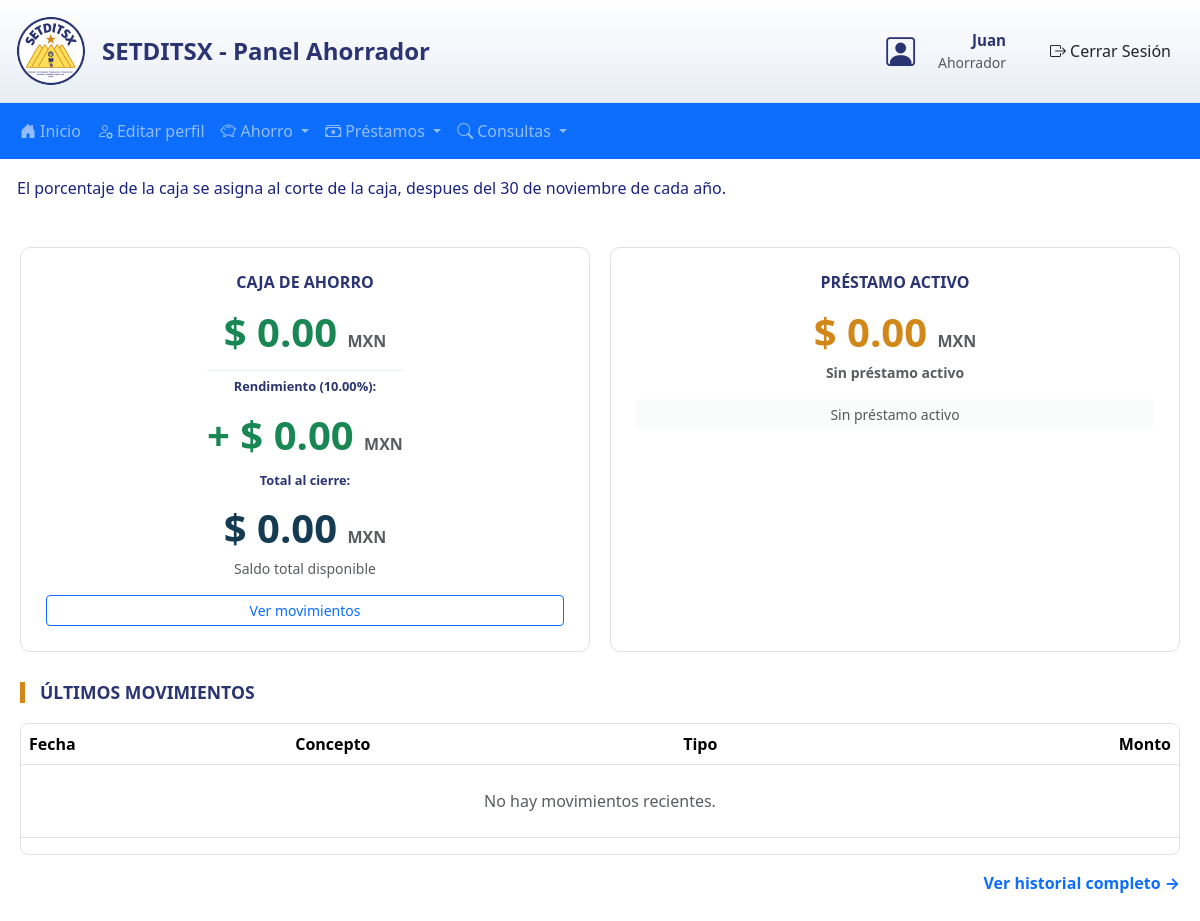
The app's page /Usuario/panelAhorrador.php (signed in) with its own data.
### tables this page shows
CREATE TABLE IF NOT EXISTS ahorro (
    id_ahorro INT NOT NULL AUTO_INCREMENT,
    monto_ahorrado DECIMAL(10,2) NOT NULL DEFAULT 0.00,
    id_usuario INT NOT NULL,
    PRIMARY KEY (id_ahorro),
    CONSTRAINT fk_usuario_ahorro FOREIGN KEY(id_usuario)
        REFERENCES usuario(id_usuario)
        ON UPDATE CASCADE
        ON DELETE RESTRICT
);

CREATE TABLE IF NOT EXISTS datos_sistema (
    id_datos INT NOT NULL AUTO_INCREMENT,
    nombre_director VARCHAR(200) DEFAULT NULL,
    periodo VARCHAR(50) DEFAULT NULL,
    nombre_enc_personal VARCHAR(200) DEFAULT NULL,
    PRIMARY KEY (id_datos)
);

### includes/user_functions.php (called while the page is built, shortened)
<?php
function get_user_name() {
    return htmlspecialchars($_SESSION['nombre']);
}
function get_user_role_text() {
    $roles = [
        1 => 'Ahorrador',
        2 => 'Administrador',
        3 => 'SuperUsuario'
    ];
    return isset($roles[$_SESSION['id_rol']]) ? $roles[$_SESSION['id_rol']] : 'Usuario';
}
?>

### includes/Usuario/logica_panel.php (called while the page is built, shortened)
<?php
try {
    $sql = "SELECT rendimiento_anual_ahorros FROM datos_sistema LIMIT 1";
    $stmt = $pdo->prepare($sql);
    $stmt->execute();
    $resultado = $stmt->fetch(PDO::FETCH_ASSOC);
    if ($resultado) {
        $porcentaje_Rendimiento = $resultado['rendimiento_anual_ahorros'];
    }
} catch (PDOException $e) {
    error_log("Error al obtener rendimiento: " . $e->getMessage());
}
?>

### Usuario/panelAhorrador.php (the view, shortened to what this page needs)
<?php
require_once '../includes/init.php';
require_once '../includes/Usuario/logica_panel.php';
$id_usuario = $_SESSION['id_usuario'];
$stmt = $pdo->prepare("SELECT monto_ahorrado FROM ahorro WHERE id_usuario = :id");
$stmt->execute([':id' => $id_usuario]);
$ahorro = $stmt->fetch(PDO::FETCH_ASSOC);
$saldo_total = $ahorro ? $ahorro['monto_ahorrado'] : 0.00;
$tieneSolicitud = false;
$esPendiente = false;
$montoMostrar = 0;
$textoEstado = "Sin préstamo activo";
$claseEstado = "text-muted";
?>
<!doctype html>
<html lang="es">
<head>
    <link rel="stylesheet" href="../css/estilo_ahorrador.css">
    <link rel="stylesheet" href="../css/bootstrap/bootstrap.min.css">
    <link rel="stylesheet" href="../css/Bootstrap-icons/font/Bootstrap-icons.min.css">
</head>
<body>
    <div class="header d-flex justify-content-between align-items-center p-3 border-bottom bg-light">
        <div class="d-flex align-items-center">
            <img src="../img/LogoChico.png" alt="SETDITSX" width="70" class="me-3" />
            <h4 class="mb-0">SETDITSX - Panel Ahorrador</h4>
        </div>
        <div class="user-info d-flex align-items-center">
            <i class="bi bi-person-square user-icon me-2"></i>
            <div class="user-details me-3 text-end">
                <p class="user-name mb-0">
                    <?php echo htmlspecialchars(get_user_name()); ?>
                </p>
                <small class="text-muted">
                    <?php echo htmlspecialchars(get_user_role_text()); ?>
                </small>
            </div>
            <form action="../logout.php" method="POST" style="display:inline;">
                <button type="submit" class="btn btn-logout" onclick="return confirm('¿Deseas cerrar sesión?')">
                    <i class="bi bi-box-arrow-right me-1"></i>Cerrar Sesión
                </button>
            </form>
        </div>
    </div>
    <nav class="navbar navbar-expand-lg navbar-dark bg-primary">
        <div class="container-fluid">
            <div class="collapse navbar-collapse" id="navbarAhorrador">
                <ul class="navbar-nav me-auto mb-2 mb-lg-0">
                    <li class="nav-item">
                        <a class="nav-link" href="../includes/redirect_inicio.php">
                            <i class="bi bi-house-door-fill me-1"></i>Inicio
                        </a>
                    </li>
                    <?php if (isset($_SESSION['id_rol']) && $_SESSION['id_rol'] == 1): ?>
                    <li class="nav-item">
                        <a class="nav-link <?php if(basename($_SERVER['PHP_SELF'])=='editar_perfil.php') echo 'active'; ?>"
                            href="editar_perfil.php">
                            <i class="bi bi-person-gear me-1"></i>Editar perfil
                        </a>
                    </li>
                    <?php endif; ?>
                    <li class="nav-item dropdown">
                        <a class="nav-link dropdown-toggle" href="#" role="button" data-bs-toggle="dropdown"
                            aria-expanded="false">
                            <i class="bi bi-piggy-bank me-1"></i>Ahorro
                        </a>
                    </li>
                    <li class="nav-item dropdown">
                        <a class="nav-link dropdown-toggle" href="#" role="button" data-bs-toggle="dropdown"
                            aria-expanded="false">
                            <i class="bi bi-cash-stack me-1"></i>Préstamos
                        </a>
                    </li>
                    <li class="nav-item dropdown">
                        <a class="nav-link dropdown-toggle" href="#" role="button" data-bs-toggle="dropdown"
                            aria-expanded="false">
                            <i class="bi bi-search me-1"></i>Consultas
                        </a>
                    </li>
                </ul>
            </div>
        </div>
    </nav>
    <div style="color: #1a237e;" class="alert d-flex align-items-center" role="alert">
        <div>
            El porcentaje de la caja se asigna al corte de la caja, despues del 30 de noviembre de cada año.
        </div>
    </div>
    <div class="main-container">
        <div class="dashboard-cards">
            <div class="info-card">
                <h6 class="card-label">CAJA DE AHORRO</h6>
                <div class="card-amount amount-success">
                    $ <?php echo number_format($saldo_total, 2); ?> <span class="fs-6 text-muted">MXN</span>
                    <?php
             $mes_actual = date('n');
             if ($mes_actual == 12):
             ?>
                    <hr class="my-2" style="opacity: 0.1">
                    <h6 class="card-label" style="font-size: 0.8rem;">Rendimiento
                        (<?php echo $porcentaje_Rendimiento; ?>%):</h6>
                    <div class="text-success fw-bold">
                        <?php
                        $ganancia = ($saldo_total * $porcentaje_Rendimiento) / 100;
                        echo '+ $ ' . number_format($ganancia, 2);
                    ?>
                        <span class="fs-6 text-muted">MXN</span>
                    </div>
                    <h6 class="card-label mt-2" style="font-size: 0.8rem;">Total al cierre:</h6>
                    <div class="fw-bold" style="color: #153b52;">
                        $ <?php echo number_format($saldo_total + $ganancia, 2); ?>
                        <span class="fs-6 text-muted">MXN</span>
                    </div>
                    <?php endif; ?>
                </div>
                <div class="text-muted small">Saldo total disponible</div>
                <a href="movimientos.php" class="btn btn-outline-primary mt-3 btn-sm w-100">Ver movimientos</a>
            </div>
            <div class="info-card" style="<?php echo $esPendiente ? 'border: 1px solid #0d6efd;' : ''; ?>">
                <h6 class="card-label">
                    <?php echo $esPendiente ? 'ESTADO SOLICITUD' : 'PRÉSTAMO ACTIVO'; ?>
                </h6>
                <div class="card-amount <?php echo $esPendiente ? 'text-primary' : 'amount-warning'; ?>">
                    $ <?php echo number_format($montoMostrar, 2); ?> <span class="fs-6 text-muted">MXN</span>
                </div>
                <div class="small fw-bold <?php echo $claseEstado; ?>">
                    <?php echo $textoEstado; ?>
                </div>
                <?php if ($tieneSolicitud): ?>
                <a href="Estado_Prestamo.php" class="btn btn-outline-primary mt-3 btn-sm w-100">
                    <?php echo $esPendiente ? 'Ver estado de revisión' : 'Consultar detalles'; ?>
                </a>
                <?php else: ?>
                <button class="btn btn-light mt-3 btn-sm w-100" disabled>Sin préstamo activo</button>
                <?php endif; ?>
            </div>
        </div>
        <section>
            <h6 class="section-title">ÚLTIMOS MOVIMIENTOS</h6>
            <div class="table-container">
                <table class="table">
                    <thead>
                        <tr>
                            <th>Fecha</th>
                            <th>Concepto</th>
                            <th>Tipo</th>
                            <th class="text-end">Monto</th>
                        </tr>
                    </thead>
                    <tbody>
                        <?php if (!empty($movimientos)): ?>
                        <?php foreach ($movimientos as $mov):
                           $es_ingreso = ($mov['id_tipo_movimiento'] == 1);
                           $clase_monto = $es_ingreso ? 'text-success' : 'text-danger';
                           $signo = $es_ingreso ? '+' : '-';
                           $badge_bg = $es_ingreso ? 'bg-success' : 'bg-warning text-dark';
                       ?>
                        <tr>
                            <td><?php echo date("d/m/Y", strtotime($mov['fecha'])); ?></td>
                            <td><?php echo htmlspecialchars($mov['concepto']); ?></td>
                            <td>
                                <span class="badge badge-tipo <?php echo $badge_bg; ?>">
                                    <?php echo htmlspecialchars($mov['etiqueta_tipo'] ?? 'Sin Asignar'); ?>
                                </span>
                            </td>
                            <td class="text-end fw-bold <?php echo $clase_monto; ?>">
                                <?php echo $signo . '$' . number_format($mov['monto'], 2); ?>
                            </td>
                        </tr>
                        <?php endforeach; ?>
                        <?php else: ?>
                        <tr>
                            <td colspan="4" class="text-center py-4 text-muted">No hay movimientos recientes.</td>
                        </tr>
                        <?php endif; ?>
                    </tbody>
                </table>
            </div>
            <div class="mt-3 text-end">
                <a href="historial_completo.php" class="text-primary fw-bold text-decoration-none"> Ver historial
                    completo &rarr;</a>
            </div>
        </section>
    </div>
</body>
</html>

### css/estilo_ahorrador.css (style rules this page uses)
:root { --primary-blue: #2a3472; --primary-dark: #1e2660; --accent-gold: #d18819; --accent-gold-dark: #b07215; --text-dark: #333333; --text-muted: #6c757d; --bg-body: #f5f7fa; --white: #ffffff; --success: #198754; --danger: #dc3545; --warning: #ffc107; }
body { background-color: var(--bg-body); font-family: 'Segoe UI', system-ui, -apple-system, Arial, sans-serif; color: var(--text-dark); margin: 0; padding-bottom: 40px; }
a { text-decoration: none; }
.header { background: linear-gradient(to bottom, #ffffff, #e8edf5); padding: 15px 40px; border-bottom: 2px solid var(--primary-blue); display: flex; justify-content: space-between; align-items: center; box-shadow: 0 2px 10px rgba(0,0,0,0.05); }
.header h4 { color: var(--primary-blue); font-weight: bold; margin: 0; }
.user-info { display: flex; align-items: center; gap: 15px; }
.user-details { display: flex; flex-direction: column; align-items: flex-end; }
.user-name { font-weight: 600; margin: 0; color: var(--primary-blue); font-size: 0.95rem; }
.user-icon { font-size: 1.8rem; color: var(--primary-blue); }
.main-container { max-width: 1200px; margin: 30px auto; padding: 0 20px; }
.section-title { font-weight: 700; color: var(--primary-blue); margin-top: 30px; margin-bottom: 15px; font-size: 1.1rem; border-left: 5px solid var(--accent-gold); padding-left: 15px; text-transform: uppercase; }
.dashboard-cards { display: grid; grid-template-columns: repeat(auto-fit, minmax(300px, 1fr)); gap: 20px; margin: 30px 0; }
.dashboard-card, .info-card { border: 1px solid #dee2e6; border-radius: 10px; padding: 25px; background-color: var(--white); text-align: center; display: flex; flex-direction: column; align-items: center; transition: all 0.3s ease; }
.card-title, .card-label { font-weight: 600; color: var(--primary-blue); margin-bottom: 10px; }
.card-count, .card-amount { font-size: 2.5rem; font-weight: bold; color: var(--primary-blue); }
.amount-success { color: var(--success); }
.amount-warning { color: var(--accent-gold); }
.btn-logout { border: 1px solid var(--danger); color: var(--danger); background: transparent; padding: 5px 12px; border-radius: 5px; font-size: 0.85rem; transition: all 0.3s; display: flex; align-items: center; gap: 5px; }
.table-container { overflow-x: auto; margin-top: 20px; background: var(--white); border-radius: 8px; border: 1px solid #dee2e6; }
.table { width: 100%; border-collapse: collapse; }
.table th { background-color: var(--primary-blue); color: white; font-weight: 600; padding: 12px 15px; text-align: left; }
.table td { padding: 12px 15px; border-bottom: 1px solid #dee2e6; }

### records on screen
ahorro: monto_ahorrado "0.00", $saldo_total + $ganancia "0.00"
datos_sistema: rendimiento_anual_ahorros "10.00"

### other values on screen
get_user_name() "Juan"
get_user_role_text() "Ahorrador"
$montoMostrar "0.00"
$textoEstado "Sin préstamo activo"
